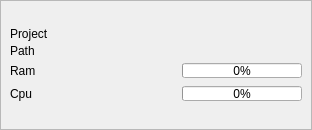
         <widget class="QFrame" name="header_frame">
          <property name="sizePolicy">
           <sizepolicy hsizetype="Minimum" vsizetype="Minimum">
            <horstretch>0</horstretch>
            <verstretch>0</verstretch>
           </sizepolicy>
          </property>
          <property name="minimumSize">
           <size>
            <width>0</width>
            <height>130</height>
           </size>
          </property>
          <property name="maximumSize">
           <size>
            <width>16777215</width>
            <height>130</height>
           </size>
          </property>
          <property name="frameShape">
           <enum>QFrame::StyledPanel</enum>
          </property>
          <property name="frameShadow">
           <enum>QFrame::Raised</enum>
          </property>
          <layout class="QVBoxLayout" name="verticalLayout_6">
           <property name="spacing">
            <number>0</number>
           </property>
           <property name="leftMargin">
            <number>0</number>
           </property>
           <property name="topMargin">
            <number>0</number>
           </property>
           <property name="rightMargin">
            <number>0</number>
           </property>
           <property name="bottomMargin">
            <number>0</number>
           </property>
           <item>
            <layout class="QHBoxLayout" name="horizontalLayout_3">
             <property name="spacing">
              <number>2</number>
             </property>
             <item>
              <layout class="QHBoxLayout" name="user_widget_layout">
               <property name="spacing">
                <number>0</number>
               </property>
              </layout>
             </item>
             <item>
              <layout class="QVBoxLayout" name="jokes_widget_layout">
               <property name="spacing">
                <number>0</number>
               </property>
              </layout>
             </item>
             <item>
              <widget class="QFrame" name="stats_frame">
               <property name="minimumSize">
                <size>
                 <width>310</width>
                 <height>0</height>
                </size>
               </property>
               <property name="maximumSize">
                <size>
                 <width>310</width>
                 <height>16777215</height>
                </size>
               </property>
               <layout class="QFormLayout" name="formLayout">
                <property name="formAlignment">
                 <set>Qt::AlignLeading|Qt::AlignLeft|Qt::AlignVCenter</set>
                </property>
                <property name="verticalSpacing">
                 <number>3</number>
                </property>
                <item row="0" column="0">
                 <widget class="QLabel" name="project__name_name_label">
                  <property name="maximumSize">
                   <size>
                    <width>16777215</width>
                    <height>16</height>
                   </size>
                  </property>
                  <property name="text">
                   <string>Project</string>
                  </property>
                  <property name="alignment">
                   <set>Qt::AlignLeading|Qt::AlignLeft|Qt::AlignVCenter</set>
                  </property>
                 </widget>
                </item>
                <item row="0" column="1">
                 <widget class="QLabel" name="project_name_label">
                  <property name="text">
                   <string/>
                  </property>
                  <property name="alignment">
                   <set>Qt::AlignRight|Qt::AlignTrailing|Qt::AlignVCenter</set>
                  </property>
                 </widget>
                </item>
                <item row="1" column="0">
                 <widget class="QLabel" name="path_name_label">
                  <property name="maximumSize">
                   <size>
                    <width>45</width>
                    <height>16</height>
                   </size>
                  </property>
                  <property name="text">
                   <string>Path</string>
                  </property>
                  <property name="alignment">
                   <set>Qt::AlignLeading|Qt::AlignLeft|Qt::AlignVCenter</set>
                  </property>
                 </widget>
                </item>
                <item row="1" column="1">
                 <widget class="QLabel" name="project_path_label">
                  <property name="text">
                   <string/>
                  </property>
                  <property name="alignment">
                   <set>Qt::AlignRight|Qt::AlignTrailing|Qt::AlignVCenter</set>
                  </property>
                 </widget>
                </item>
                <item row="2" column="0">
                 <widget class="QLabel" name="ram_name_label">
                  <property name="text">
                   <string>Ram</string>
                  </property>
                  <property name="alignment">
                   <set>Qt::AlignLeading|Qt::AlignLeft|Qt::AlignVCenter</set>
                  </property>
                 </widget>
                </item>
                <item row="2" column="1">
                 <layout class="QHBoxLayout" name="horizontalLayout_11">
                  <item>
                   <spacer name="horizontalSpacer_2">
                    <property name="orientation">
                     <enum>Qt::Horizontal</enum>
                    </property>
                    <property name="sizeHint" stdset="0">
                     <size>
                      <width>40</width>
                      <height>20</height>
                     </size>
                    </property>
                   </spacer>
                  </item>
                  <item>
                   <widget class="QProgressBar" name="ram_progressBar">
                    <property name="maximumSize">
                     <size>
                      <width>120</width>
                      <height>15</height>
                     </size>
                    </property>
                    <property name="value">
                     <number>0</number>
                    </property>
                   </widget>
                  </item>
                 </layout>
                </item>
                <item row="3" column="1">
                 <layout class="QHBoxLayout" name="horizontalLayout_14">
                  <item>
                   <spacer name="horizontalSpacer_8">
                    <property name="orientation">
                     <enum>Qt::Horizontal</enum>
                    </property>
                    <property name="sizeHint" stdset="0">
                     <size>
                      <width>40</width>
                      <height>20</height>
                     </size>
                    </property>
                   </spacer>
                  </item>
                  <item>
                   <widget class="QProgressBar" name="cpu_progressBar">
                    <property name="maximumSize">
                     <size>
                      <width>120</width>
                      <height>15</height>
                     </size>
                    </property>
                    <property name="value">
                     <number>0</number>
                    </property>
                   </widget>
                  </item>
                 </layout>
                </item>
                <item row="3" column="0">
                 <widget class="QLabel" name="cpu_name_label">
                  <property name="text">
                   <string>Cpu</string>
                  </property>
                  <property name="alignment">
                   <set>Qt::AlignLeading|Qt::AlignLeft|Qt::AlignVCenter</set>
                  </property>
                 </widget>
                </item>
               </layout>
              </widget>
             </item>
            </layout>
           </item>
          </layout>
         </widget>
